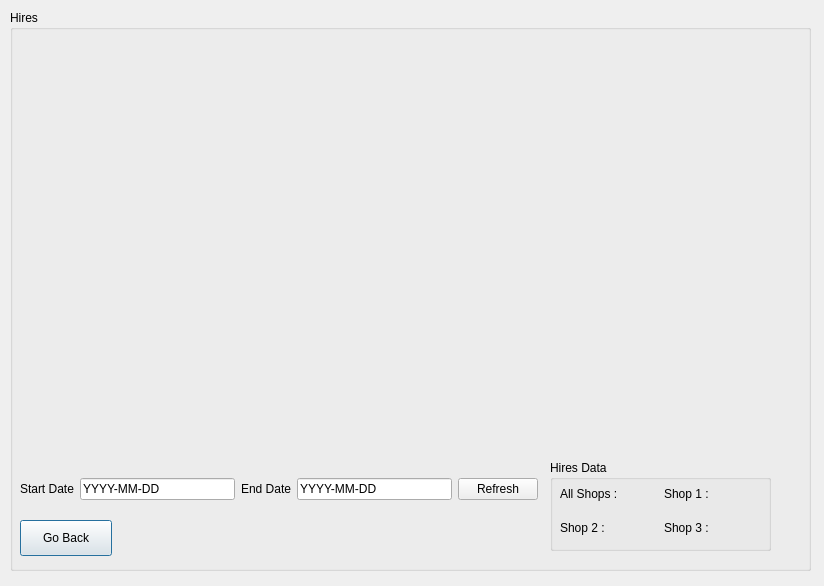
<?xml version="1.0" encoding="UTF-8"?>
<ui version="4.0">
 <class>Hires</class>
 <widget class="QDialog" name="Hires">
  <property name="geometry">
   <rect>
    <x>0</x>
    <y>0</y>
    <width>824</width>
    <height>586</height>
   </rect>
  </property>
  <property name="windowTitle">
   <string>Dialog</string>
  </property>
  <widget class="QGroupBox" name="groupBox">
   <property name="geometry">
    <rect>
     <x>10</x>
     <y>10</y>
     <width>801</width>
     <height>561</height>
    </rect>
   </property>
   <property name="title">
    <string>Hires</string>
   </property>
   <widget class="QPushButton" name="pushButton">
    <property name="geometry">
     <rect>
      <x>10</x>
      <y>510</y>
      <width>92</width>
      <height>36</height>
     </rect>
    </property>
    <property name="text">
     <string>Go Back</string>
    </property>
   </widget>
   <widget class="QCustomPlot" name="plot" native="true">
    <property name="geometry">
     <rect>
      <x>10</x>
      <y>30</y>
      <width>771</width>
      <height>411</height>
     </rect>
    </property>
   </widget>
   <widget class="QWidget" name="layoutWidget">
    <property name="geometry">
     <rect>
      <x>10</x>
      <y>460</y>
      <width>518</width>
      <height>38</height>
     </rect>
    </property>
    <layout class="QHBoxLayout" name="horizontalLayout_5">
     <item>
      <widget class="QLabel" name="startDateLabel">
       <property name="text">
        <string>Start Date</string>
       </property>
      </widget>
     </item>
     <item>
      <widget class="QLineEdit" name="startDateLineEdit">
       <property name="text">
        <string>YYYY-MM-DD</string>
       </property>
      </widget>
     </item>
     <item>
      <widget class="QLabel" name="EndDateLabel">
       <property name="text">
        <string>End Date</string>
       </property>
      </widget>
     </item>
     <item>
      <widget class="QLineEdit" name="endDateLineEdit">
       <property name="text">
        <string>YYYY-MM-DD</string>
       </property>
      </widget>
     </item>
     <item>
      <widget class="QPushButton" name="graphsRefreshButton">
       <property name="text">
        <string>Refresh</string>
       </property>
      </widget>
     </item>
    </layout>
   </widget>
   <widget class="QGroupBox" name="groupBox_2">
    <property name="geometry">
     <rect>
      <x>540</x>
      <y>450</y>
      <width>221</width>
      <height>91</height>
     </rect>
    </property>
    <property name="title">
     <string>Hires Data</string>
    </property>
    <widget class="QWidget" name="layoutWidget">
     <property name="geometry">
      <rect>
       <x>10</x>
       <y>20</y>
       <width>201</width>
       <height>61</height>
      </rect>
     </property>
     <layout class="QVBoxLayout" name="verticalLayout">
      <item>
       <layout class="QHBoxLayout" name="horizontalLayout">
        <item>
         <widget class="QLabel" name="allShopsLabel">
          <property name="text">
           <string>All Shops : </string>
          </property>
         </widget>
        </item>
        <item>
         <widget class="QLabel" name="shop1Label">
          <property name="text">
           <string>Shop 1 : </string>
          </property>
         </widget>
        </item>
       </layout>
      </item>
      <item>
       <layout class="QHBoxLayout" name="horizontalLayout_2">
        <item>
         <widget class="QLabel" name="shop2Label">
          <property name="text">
           <string>Shop 2 : </string>
          </property>
         </widget>
        </item>
        <item>
         <widget class="QLabel" name="shop3Label">
          <property name="text">
           <string>Shop 3 : </string>
          </property>
         </widget>
        </item>
       </layout>
      </item>
     </layout>
    </widget>
   </widget>
  </widget>
 </widget>
 <customwidgets>
  <customwidget>
   <class>QCustomPlot</class>
   <extends>QWidget</extends>
   <header location="global">qcustomplot.h</header>
   <container>1</container>
  </customwidget>
 </customwidgets>
 <resources/>
 <connections/>
</ui>
